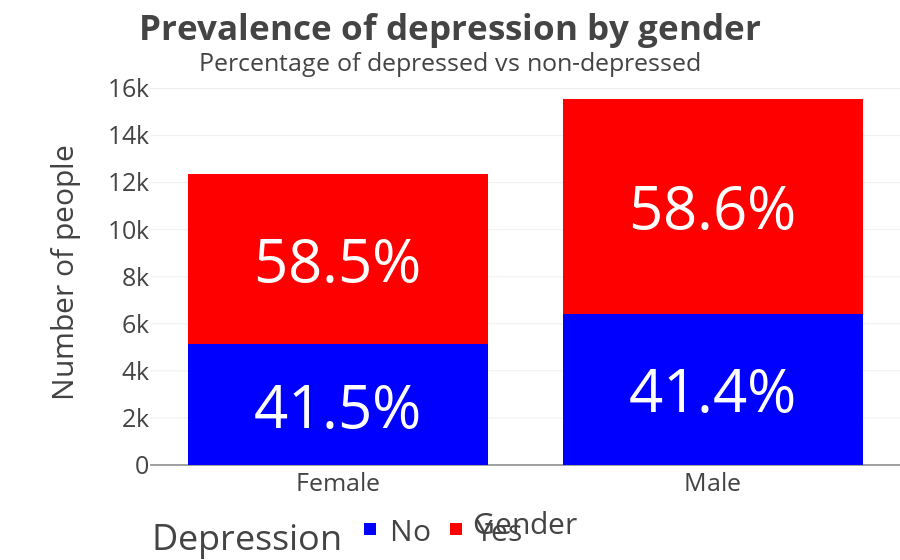

Notebook code for this chart:
### Markdown cell above
### Slide 3

### Code cell
# Author Davide Villa


# Mi aggrego i dati per gender e depressione
df_grouped = df.groupby(['Gender', 'Depression']).size().reset_index(name = 'count')

# Sostituisco il valore booleano con Yes e No
df_grouped['Depression'] = df_grouped['Depression'].map({1: 'Yes', 0: 'No'})

# Mi creo la series con il numero totale di persone per gender
total_per_gender = df_grouped.groupby('Gender')['count'].transform('sum')

# Calcolo la percentuale rispetto al totale del genere
df_grouped['percent'] = (df_grouped['count'] / total_per_gender * 100).round(1)

# Creo e mi salvo le etichette con la percentuale per i 4 gruppi
df_grouped['label'] = df_grouped.apply(lambda row: f"{row['percent']}%" , axis=1)

# Plot
fig = px.bar(
    data_frame = df_grouped,
    x = 'Gender',
    y = 'count',
    barmode = 'stack',
    color = 'Depression',
    template = 'presentation',
    title = '<b>Prevalence of depression by gender</b><br><sup>Percentage of depressed vs non-depressed</sup>',
    labels = {
        'count': 'Number of people',
        'Gender': 'Gender',
        'Depression': 'Depression'
    },
    color_discrete_map = {
        'Yes': 'red',
        'No': 'blue'
    },
    text = 'label'
)

# Configurazione font e posizione labels
fig.update_layout(
    margin = {
        't': 80,
        'r': 0,
        'b': 60,
        'l': 150
    },
    font = {
        'size': 25
    },
    legend = {
        'font': {'size': 30},
        'orientation': 'h'
    },
    xaxis = {
        'title_font' : {'size': 30},
        'tickfont': {'size': 25}
    },
    yaxis = {
        'title_font': {'size': 30},
        'title_standoff': 25,
        'tickfont': {'size': 25}
    }
)

fig.update_traces(
    textfont_size = 60,
    insidetextanchor = 'middle'
)

# Mostra figura
fig.show()

### Figure 1 — Plotly figure (JSON) as saved in the notebook; plotly's stock layout.template omitted (floating-point values rounded to 4 significant figures)
{"data": [{"alignmentgroup": "True", "hovertemplate": "Depression=No<br>Gender=%{x}<br>Number of people=%{y}<br>label=%{text}<extra></extra>", "insidetextanchor": "middle", "legendgroup": "No", "marker": {"color": "blue", "pattern": {"shape": ""}}, "name": "No", "offsetgroup": "No", "orientation": "v", "showlegend": true, "text": ["41.5%", "41.4%"], "textfont": {"size": 60}, "textposition": "auto", "type": "bar", "x": ["Female", "Male"], "xaxis": "x", "y": [5133, 6432], "yaxis": "y"}, {"alignmentgroup": "True", "hovertemplate": "Depression=Yes<br>Gender=%{x}<br>Number of people=%{y}<br>label=%{text}<extra></extra>", "insidetextanchor": "middle", "legendgroup": "Yes", "marker": {"color": "red", "pattern": {"shape": ""}}, "name": "Yes", "offsetgroup": "Yes", "orientation": "v", "showlegend": true, "text": ["58.5%", "58.6%"], "textfont": {"size": 60}, "textposition": "auto", "type": "bar", "x": ["Female", "Male"], "xaxis": "x", "y": [7221, 9115], "yaxis": "y"}], "layout": {"barmode": "stack", "font": {"size": 25}, "legend": {"font": {"size": 30}, "orientation": "h", "title": {"text": "Depression"}, "tracegroupgap": 0}, "margin": {"b": 60, "l": 150, "r": 0, "t": 80}, "title": {"text": "<b>Prevalence of depression by gender</b><br><sup>Percentage of depressed vs non-depressed</sup>"}, "xaxis": {"anchor": "y", "domain": [0, 1], "tickfont": {"size": 25}, "title": {"font": {"size": 30}, "text": "Gender"}}, "yaxis": {"anchor": "x", "domain": [0, 1], "tickfont": {"size": 25}, "title": {"font": {"size": 30}, "standoff": 25, "text": "Number of people"}}}}
